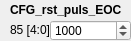
      <widget class="QWidget" name="widget_21" native="true">
       <property name="geometry">
        <rect>
         <x>140</x>
         <y>280</y>
         <width>131</width>
         <height>41</height>
        </rect>
       </property>
       <widget class="QLabel" name="label_515">
        <property name="geometry">
         <rect>
          <x>10</x>
          <y>0</y>
          <width>111</width>
          <height>20</height>
         </rect>
        </property>
        <property name="font">
         <font>
          <weight>75</weight>
          <bold>true</bold>
         </font>
        </property>
        <property name="text">
         <string>CFG_rst_puls_EOC</string>
        </property>
       </widget>
       <widget class="QLabel" name="addr_CFG_rst_puls_EOC">
        <property name="geometry">
         <rect>
          <x>10</x>
          <y>20</y>
          <width>101</width>
          <height>20</height>
         </rect>
        </property>
        <property name="text">
         <string>85 [4:0]</string>
        </property>
       </widget>
       <widget class="QSpinBox" name="spinBox_CFG_rst_puls_EOC">
        <property name="geometry">
         <rect>
          <x>50</x>
          <y>20</y>
          <width>81</width>
          <height>21</height>
         </rect>
        </property>
        <property name="maximum">
         <number>31</number>
        </property>
        <property name="value">
         <number>8</number>
        </property>
        <property name="displayIntegerBase">
         <number>2</number>
        </property>
       </widget>
      </widget>
